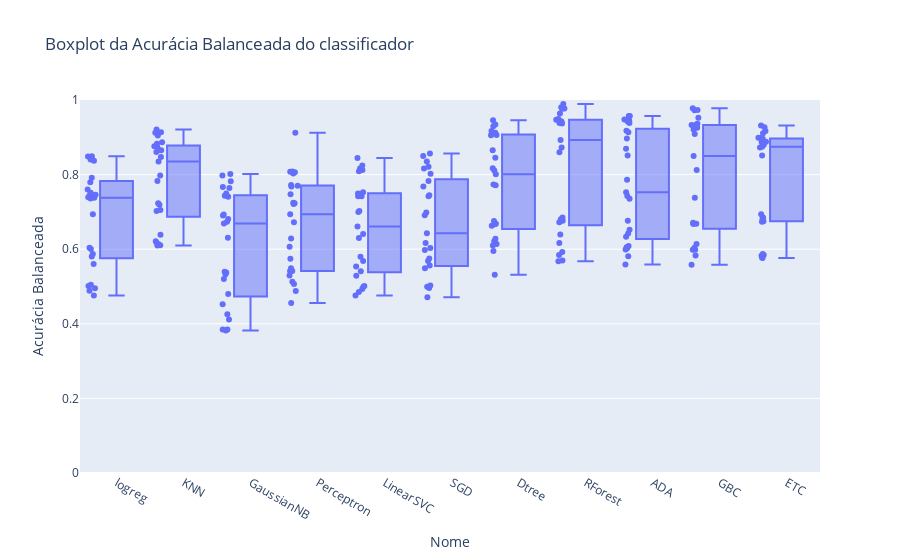

Notebook code cell kept with this figure:
### Code cell
# Criar boxplot da acurácia por modelo
fig = px.box(df1, x='Nome', y='Acurácia Balanceada', points='all', title='Boxplot da Acurácia Balanceada do classificador Real_real')

fig.update_yaxes(range=[0, 1])
fig.show()

### Figure 1 — Plotly figure (JSON) as saved in the notebook; plotly's stock layout.template omitted (floating-point values rounded to 4 significant figures; data arrays with more than 128 entries replaced by an {"elided": "..."} marker saying what was removed)
{"data": [{"alignmentgroup": "True", "boxpoints": "all", "hovertemplate": "Nome=%{x}<br>Acurácia Balanceada=%{y}<extra></extra>", "legendgroup": "", "marker": {"color": "#636efa"}, "name": "", "notched": false, "offsetgroup": "", "orientation": "v", "showlegend": false, "type": "box", "x": {"elided": "275 str values"}, "x0": " ", "xaxis": "x", "y": {"elided": "275 float values"}, "y0": " ", "yaxis": "y"}], "layout": {"boxmode": "group", "legend": {"tracegroupgap": 0}, "title": {"text": "Boxplot da Acurácia Balanceada do classificador "}, "xaxis": {"anchor": "y", "domain": [0, 1], "title": {"text": "Nome"}}, "yaxis": {"anchor": "x", "domain": [0, 1], "range": [0, 1], "title": {"text": "Acurácia Balanceada"}}}}
